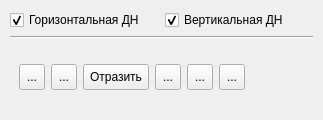
  <widget class="QDockWidget" name="dockWidget_Transform">
   <property name="minimumSize">
    <size>
     <width>323</width>
     <height>120</height>
    </size>
   </property>
   <property name="maximumSize">
    <size>
     <width>524287</width>
     <height>120</height>
    </size>
   </property>
   <property name="features">
    <set>QDockWidget::NoDockWidgetFeatures</set>
   </property>
   <property name="allowedAreas">
    <set>Qt::NoDockWidgetArea</set>
   </property>
   <property name="windowTitle">
    <string>Трансформация</string>
   </property>
   <attribute name="dockWidgetArea">
    <number>2</number>
   </attribute>
   <widget class="QWidget" name="dockWidgetContents">
    <layout class="QGridLayout" name="gridLayout_12">
     <item row="4" column="1">
      <widget class="QWidget" name="widget_Transform" native="true">
       <layout class="QGridLayout" name="gridLayout_9">
        <property name="leftMargin">
         <number>1</number>
        </property>
        <property name="topMargin">
         <number>1</number>
        </property>
        <property name="rightMargin">
         <number>1</number>
        </property>
        <property name="bottomMargin">
         <number>1</number>
        </property>
        <item row="0" column="1">
         <widget class="QCheckBox" name="checkBox_PatternVert">
          <property name="text">
           <string>Вертикальная ДН</string>
          </property>
          <property name="checked">
           <bool>true</bool>
          </property>
         </widget>
        </item>
        <item row="0" column="0">
         <widget class="QCheckBox" name="checkBox_PatternHoriz">
          <property name="text">
           <string>Горизонтальная ДН</string>
          </property>
          <property name="checked">
           <bool>true</bool>
          </property>
         </widget>
        </item>
        <item row="2" column="0" colspan="2">
         <widget class="QWidget" name="widget_TransformTools" native="true">
          <layout class="QGridLayout" name="gridLayout_6">
           <item row="1" column="0" colspan="3">
            <layout class="QGridLayout" name="gridLayout_8">
             <item row="0" column="4">
              <widget class="QToolButton" name="toolButton_EditPattermSymmetryBottom">
               <property name="minimumSize">
                <size>
                 <width>26</width>
                 <height>26</height>
                </size>
               </property>
               <property name="toolTip">
                <string>Симметрия нижней части</string>
               </property>
               <property name="text">
                <string>...</string>
               </property>
               <property name="icon">
                <iconset resource="../resourse.qrc">
                 <normaloff>:/resourse/default/document_page_last.png</normaloff>:/resourse/default/document_page_last.png</iconset>
               </property>
              </widget>
             </item>
             <item row="0" column="7">
              <spacer name="horizontalSpacer_2">
               <property name="orientation">
                <enum>Qt::Horizontal</enum>
               </property>
               <property name="sizeHint" stdset="0">
                <size>
                 <width>40</width>
                 <height>20</height>
                </size>
               </property>
              </spacer>
             </item>
             <item row="0" column="0">
              <widget class="QToolButton" name="toolButton_RotateCw">
               <property name="minimumSize">
                <size>
                 <width>26</width>
                 <height>26</height>
                </size>
               </property>
               <property name="toolTip">
                <string>Повернуть по часовой</string>
               </property>
               <property name="text">
                <string>...</string>
               </property>
               <property name="icon">
                <iconset resource="../resourse.qrc">
                 <normaloff>:/resourse/default/rotate_cw.png</normaloff>:/resourse/default/rotate_cw.png</iconset>
               </property>
              </widget>
             </item>
             <item row="0" column="2">
              <widget class="QToolButton" name="toolButton_Mirror">
               <property name="minimumSize">
                <size>
                 <width>26</width>
                 <height>26</height>
                </size>
               </property>
               <property name="toolTip">
                <string>Отразить</string>
               </property>
               <property name="text">
                <string>Отразить</string>
               </property>
               <property name="icon">
                <iconset resource="../resourse.qrc">
                 <normaloff>:/resourse/default/Flip vertically.png</normaloff>:/resourse/default/Flip vertically.png</iconset>
               </property>
              </widget>
             </item>
             <item row="0" column="1">
              <widget class="QToolButton" name="toolButton_RotateCcw">
               <property name="minimumSize">
                <size>
                 <width>26</width>
                 <height>26</height>
                </size>
               </property>
               <property name="toolTip">
                <string>Повернуть против часовой</string>
               </property>
               <property name="text">
                <string>...</string>
               </property>
               <property name="icon">
                <iconset resource="../resourse.qrc">
                 <normaloff>:/resourse/default/rotate_ccw.png</normaloff>:/resourse/default/rotate_ccw.png</iconset>
               </property>
              </widget>
             </item>
             <item row="0" column="6">
              <widget class="QToolButton" name="toolButton_Preload">
               <property name="minimumSize">
                <size>
                 <width>26</width>
                 <height>26</height>
                </size>
               </property>
               <property name="toolTip">
                <string>Поджать боковые лепестки вертикальной ДН</string>
               </property>
               <property name="text">
                <string>...</string>
               </property>
               <property name="icon">
                <iconset resource="../resourse.qrc">
                 <normaloff>:/resourse/default/preload.png</normaloff>:/resourse/default/preload.png</iconset>
               </property>
              </widget>
             </item>
             <item row="0" column="3">
              <widget class="QToolButton" name="toolButton_EditPattermSymmetryTop">
               <property name="minimumSize">
                <size>
                 <width>26</width>
                 <height>26</height>
                </size>
               </property>
               <property name="toolTip">
                <string>Симметрия верхней части</string>
               </property>
               <property name="text">
                <string>...</string>
               </property>
               <property name="icon">
                <iconset resource="../resourse.qrc">
                 <normaloff>:/resourse/default/document_page.png</normaloff>:/resourse/default/document_page.png</iconset>
               </property>
              </widget>
             </item>
            </layout>
           </item>
          </layout>
         </widget>
        </item>
        <item row="1" column="0" colspan="2">
         <widget class="Line" name="line">
          <property name="orientation">
           <enum>Qt::Horizontal</enum>
          </property>
         </widget>
        </item>
       </layout>
      </widget>
     </item>
    </layout>
   </widget>
  </widget>
